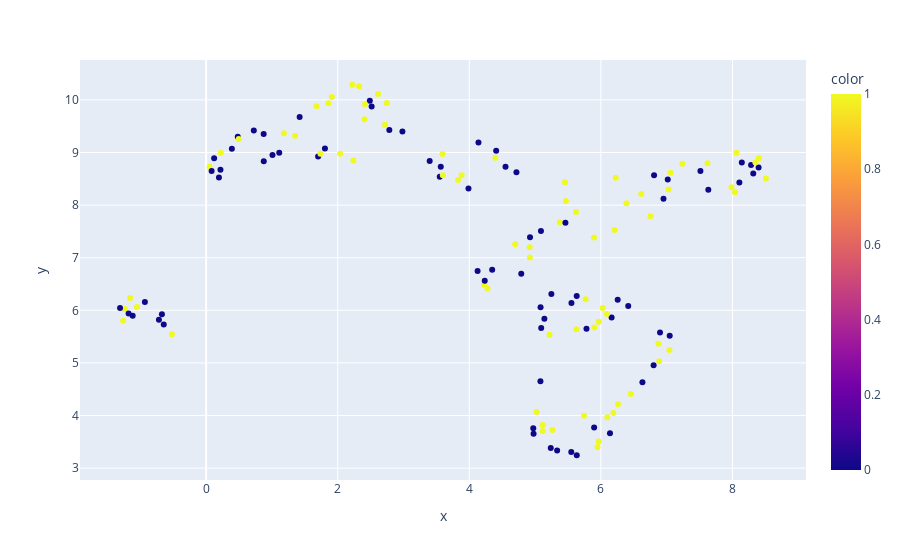

This figure's notebook cell:
### Code cell
method = UMAP(n_components = 2, random_state = settings.RANDOM_STATE)
plot_data = method.fit_transform(transformed_X)
fig = px.scatter(x = plot_data[:, 0], y = plot_data[:, 1], color = clusters)
fig.show()

### Figure 1 — Plotly figure (JSON) as saved in the notebook; plotly's stock layout.template omitted (floating-point values rounded to 4 significant figures; data arrays with more than 128 entries replaced by an {"elided": "..."} marker saying what was removed)
{"data": [{"hovertemplate": "x=%{x}<br>y=%{y}<br>color=%{marker.color}<extra></extra>", "legendgroup": "", "marker": {"color": {"elided": "147 int values"}, "coloraxis": "coloraxis", "symbol": "circle"}, "mode": "markers", "name": "", "orientation": "v", "showlegend": false, "type": "scatter", "x": {"elided": "147 float values"}, "xaxis": "x", "y": {"elided": "147 float values"}, "yaxis": "y"}], "layout": {"autosize": true, "coloraxis": {"colorbar": {"title": {"text": "color"}}, "colorscale": [[0, "#0d0887"], [0.1111, "#46039f"], [0.2222, "#7201a8"], [0.3333, "#9c179e"], [0.4444, "#bd3786"], [0.5556, "#d8576b"], [0.6667, "#ed7953"], [0.7778, "#fb9f3a"], [0.8889, "#fdca26"], [1, "#f0f921"]]}, "legend": {"tracegroupgap": 0}, "margin": {"t": 60}, "xaxis": {"anchor": "y", "autorange": true, "domain": [0, 1], "range": [-1.895, 9.096], "title": {"text": "x"}, "type": "linear"}, "yaxis": {"anchor": "x", "autorange": true, "domain": [0, 1], "range": [2.699, 10.83], "title": {"text": "y"}, "type": "linear"}}}
